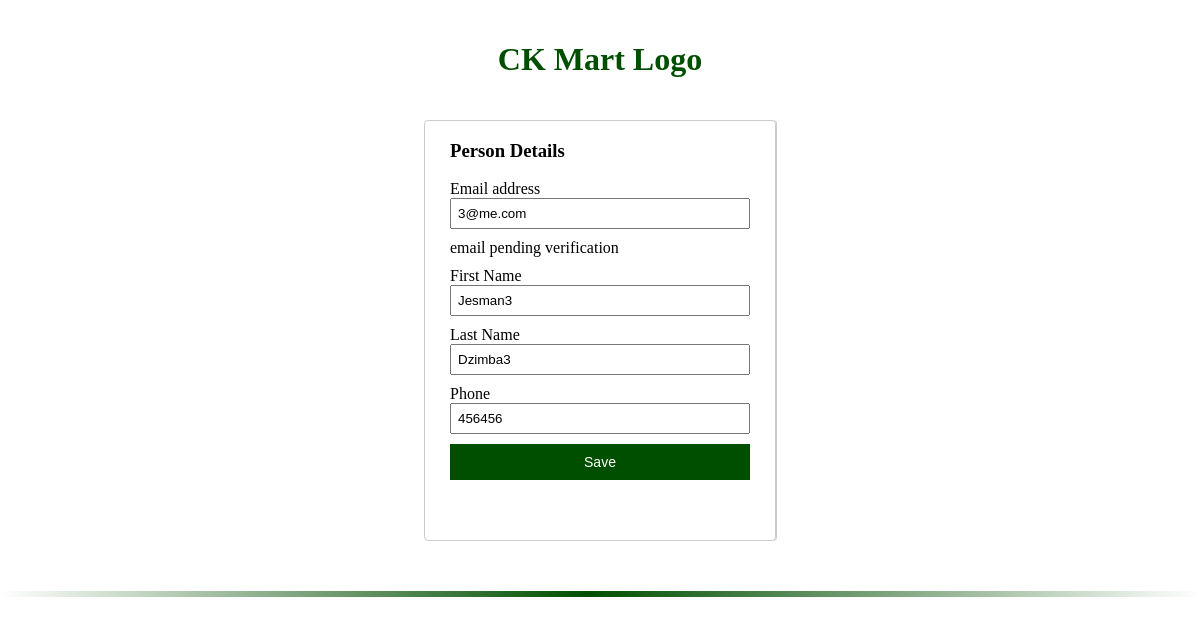
Screenshot of /accounts/profile/8 with the database file from the repository.
### accounts/models.py (models this page shows, shortened)
class Account( AbstractBaseUser, PermissionsMixin ):
    email = models.EmailField( _('email address'), unique=True )
    password = models.CharField( max_length=200 )
    first_name = models.CharField( max_length=200 )
    last_name = models.CharField( max_length=200, null=True )
    phone = models.CharField( max_length=200 )
    created_at = models.DateTimeField( auto_now_add=True )
    is_staff = models.BooleanField(default=False)
    is_active = models.BooleanField(default=True)
    USERNAME_FIELD = 'email'
    objects = AccountManager()

### accounts/views.py (the view)
# urls.py: path('profile/<int:pk>', AccountUpdateView.as_view(), name='profile'),
class AccountUpdateView( UpdateView ):
    model = Account
    form_class = AccountUpdateForm
    template_name = 'accounts/profile.html'
    success_url = reverse_lazy('store')

### accounts/forms.py (shortened to what this page needs)
class AccountUpdateForm( forms.ModelForm ):
    first_name = forms.CharField(required=True)
    last_name = forms.CharField(required=True)
    class Meta:
        model = Account
        exclude = ('password','is_active', 'is_staff')
        fields = ('email', 'first_name', 'last_name', 'is_active', 'phone')
    def __init__(self, *args, **kwargs):
        super(AccountUpdateForm, self).__init__(*args, **kwargs)
        for visible in self.visible_fields():
            visible.field.widget.attrs['class'] = 'form-element'

### accounts/templates/accounts/profile.html (shortened to what this page needs)
{% extends 'accounts/main.html' %}
{% block content %}
 <div class="auth-wrapper">
    <div class="register-auth-panel">
        <h3>Person Details</h3>
        <form method="POST">
            <div class="form-group">
                {{ form.email.label }}
                {{ form.email }}
            </div>
            {% if not form.is_active %}
            <div class="form-group">
                <span>email pending verification</span>
            </div>
            {% endif %}
            <div class="form-group">
                <label>First Name</label>
                {{ form.first_name }}
            </div>
            <div class="form-group">
                <label>Last Name</label>
                {{ form.last_name }}
            </div>
            <div class="form-group">
                <label>Phone</label>
                {{ form.phone }}
            </div>
            <button type="submit" class="ck-button ck-button-lg ck-button-primary">Save</button>
        </form>
    </div>
</div>
{% endblock %}

### static/css/accounts/main.css (style rules this page uses)
body { padding: 0; margin: 0; }
.auth-wrapper, .signup-connect-wrapper { width: 350px; margin: 0 auto; }
.auth-wrapper { border: 1px solid #ccc; border-radius: 4px; box-shadow: 1px 0 0 #ccc; }
.register-auth-panel, .login-auth-panel { margin: 0 25px; }
.register-auth-panel { min-height: 400px; }
.form-group { display: grid; margin: 10px 0; }
.form-element { padding: 6px; }
.ck-button { width: 100%; cursor: pointer; border: none; }
.ck-button-lg { padding: 10px; font-size: 14px; }
.ck-button-primary { background: var(--primary); color: var(--white); }

### static/css/accounts/_variables.css (style rules this page uses)
:root { --primary: #004e00; --white: #fff; --black: #000; --default: #ccc; }

### rows the page displays
Account: email "3@me.com", first_name "Jesman3", last_name "Dzimba3", phone "456456"
